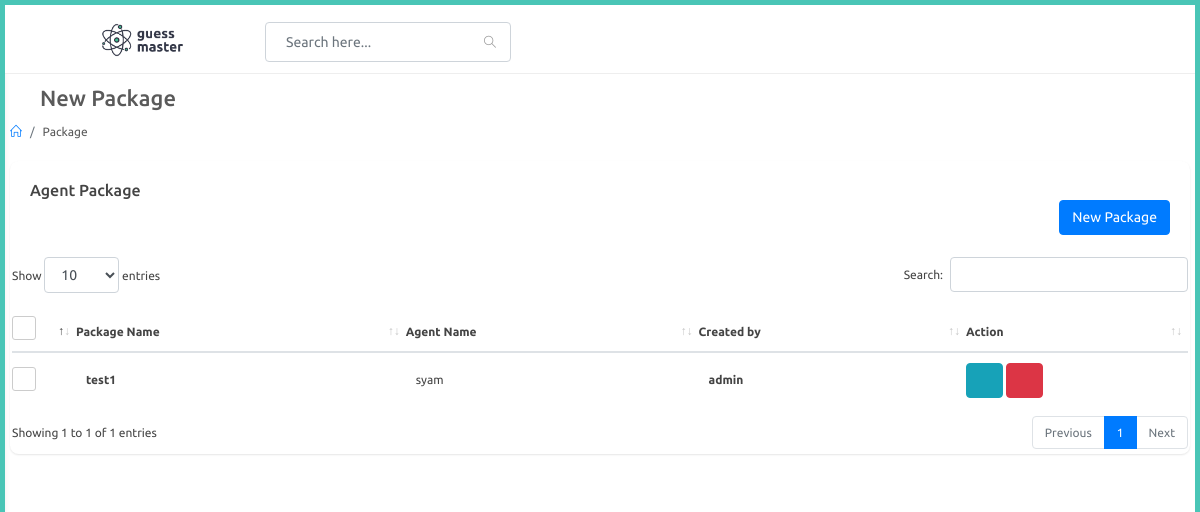
The app's page /adminapp/package, older data.
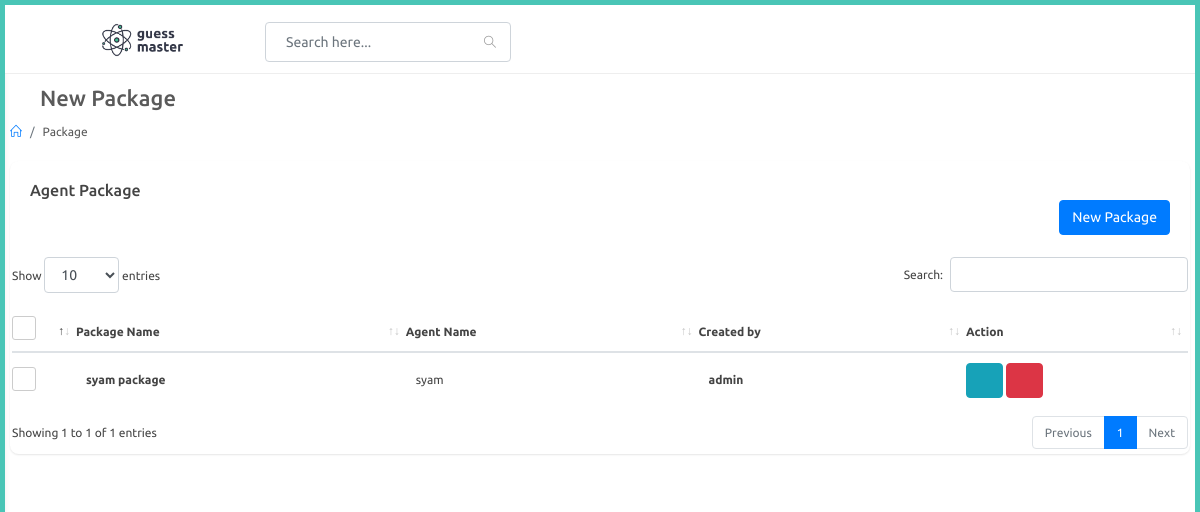
The same page, newer data.
### adminapp/models.py (models this page shows)
class AgentPackage(models.Model):
    agent = models.ForeignKey(Agent,on_delete=models.CASCADE,null=True)
    created_by = models.ForeignKey(User,on_delete=models.CASCADE,null=True)
    package_name = models.CharField(max_length=100)
    single_rate = models.FloatField()
    single_dc = models.FloatField()
    double_rate = models.FloatField()
    double_dc = models.FloatField()
    box_rate = models.FloatField()
    box_dc = models.FloatField()
    super_rate = models.FloatField()
    super_dc = models.FloatField()
    first_prize = models.FloatField()
    first_dc = models.FloatField()
    second_prize = models.FloatField()
    second_dc = models.FloatField()
    third_prize = models.FloatField()
    third_dc = models.FloatField()
    fourth_prize = models.FloatField()
    fourth_dc = models.FloatField()
    fifth_prize = models.FloatField()
    fifth_dc = models.FloatField()
    guarantee_prize = models.FloatField()
    guarantee_dc = models.FloatField()
    box_first_prize = models.FloatField()
    box_first_prize_dc = models.FloatField()
    box_series_prize = models.FloatField()
    box_series_dc = models.FloatField()
    single1_prize = models.FloatField()
    single1_dc = models.FloatField()
    double2_prize = models.FloatField()
    double2_dc = models.FloatField()
    def __str__(self):
        return str(self.package_name)

### website/models.py (models this page shows, shortened)
class Agent(models.Model):
    user = models.OneToOneField(User,on_delete=models.CASCADE,related_name="agent")
    agent_name = models.CharField(max_length=100)
    phone_number = models.CharField(max_length=100)

class User(AbstractUser):
    is_agent = models.BooleanField("is agent", default=False)
    is_dealer = models.BooleanField("is dealer", default=False)

### adminapp/views.py (the view)
# urls.py: path('package',views.package,name="package"),
def package(request):
    packages = AgentPackage.objects.filter().all()
    print(packages)
    context = {
        'packages' : packages
    }
    return render(request,'adminapp/package.html',context)

### templates/adminapp/package.html (shortened to what this page needs)
{% extends 'adminapp/partials/base.html' %}
{% load static %}
{% block content %}
<div id="main-content">
    <div class="container-fluid">
        <div class="block-header">
            <div class="row">
                <div class="col-lg-5 col-md-8 col-sm-12">
                    <h2><a href="javascript:void(0);" class="btn btn-xs btn-link btn-toggle-fullwidth"><i class="fa fa-arrow-left"></i></a> New Package </h2>
                    <ul class="breadcrumb">
                        <li class="breadcrumb-item"><a href="{% url 'adminapp:index' %}"><i class="icon-home"></i></a></li>
                        <li class="breadcrumb-item">Package</li>
                    </ul>
                </div>
            </div>
        </div>
        <div class="row clearfix">
            <div class="col-lg-12">
<div class="card">
    <div class="header">
        <h2>Agent Package</h2>
        <div class="text-right">                    <a href="{% url 'adminapp:new_package' %}" class="btn btn-primary">New Package</a>
        </div>
    </div>
    <div class="body">
        <div class="table-responsive">
            <table class="table table-hover js-basic-example dataTable table-custom m-b-0 c_list">
                <thead>
                    <tr>
                        <th>
                            <label class="fancy-checkbox">
                                <span></span>
                            </label>
                        </th>
                        <th>Package Name</th>
                        <th>Agent Name</th>
                        <th>Created by</th>
                        <th>Action</th>
                    </tr>
                </thead>
                    <tbody>
                    {% for package in packages %}
                    <tr>
                        <td style="width: 50px;">
                            <label class="fancy-checkbox">
                                <span></span>
                            </label>
                        </td>
                        <td>
                            <p class="c_name">{{package.package_name}}</p>
                        </td>
                        <td>
                            <span class="phone">{{package.agent.user}}</span>
                        </td>
                        <td>
                            <p class="c_name">{{package.created_by}}</p>
                        </td>
                        <td>
                            <a href="{% url 'adminapp:edit_package' package.id %}" class="btn btn-info" title="Edit">
                                <i class="fa fa-edit"></i>
                            </a>
                            <button type="button" onclick="packageDelete(('{{ package.id }}'))" data-type="confirm" class="btn btn-danger js-sweetalert" title="Delete"><i class="fa fa-trash-o"></i></button>
                        </td>
                    </tr>
                    {% endfor %}
                </tbody>
            </table>
        </div>
    </div>
</div>
</div>
</div>
</div>
</div>
{% endblock %}

Row changes from the older to the newer data that the page shows:
changed AgentPackage "syam": package_name "test1" → "syam package"
